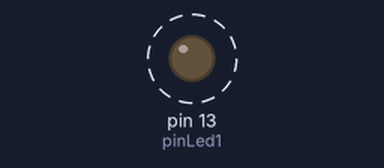
Simulated run of this sketch. Board: Arduino Uno, built with avr-gcc and run on an emulated ATmega328P. Shown: output pins drawn as LEDs (lit = HIGH). Dashed ring = blinking.

Above: at 0.2 s.
Timing chart, 0 to 3.0 s (numbered marks = the images above):
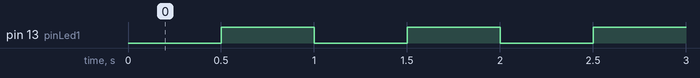

Measured:
- by itself, pin 13 (pinLed1): alternates HIGH for 0.50 s and LOW for 0.50 s

The sketch:

3._DefineMacrosLED.ino
```cpp
#define pinLed1 13

#define led1(x) digitalWrite(pinLed1, x? LOW:HIGH)

void setup()
{ pinMode(pinLed1,OUTPUT);
}

void loop()
{ led1(HIGH);
  delay(500);
  led1(LOW);
  delay(500);
}
```
